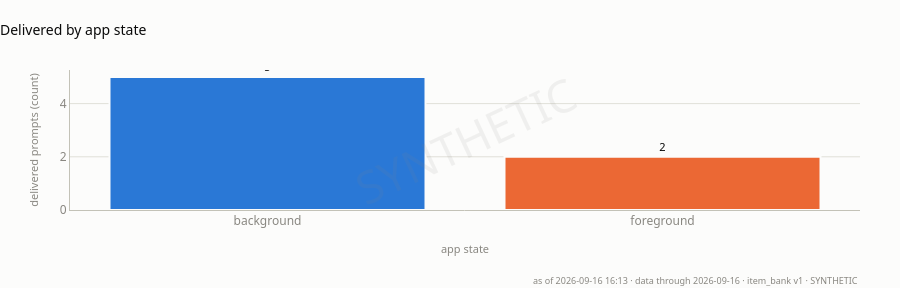

Source (notebook cell):
### Code cell
# The same prompts by the app state they arrived in. 5 of 7 landed with the app
# in the background, which is the state that matters for push reliability -
# a foreground-only delivery record would mean the silent push is not waking the
# app as intended.
splits["receipt_app_state"]

### Figure 1 — Plotly figure (JSON) as saved in the notebook; plotly's stock layout.template omitted (floating-point values rounded to 4 significant figures)
{"data": [{"hovertemplate": "%{x}<br>%{y} delivered<extra></extra>", "marker": {"color": ["#2a78d6", "#eb6834"], "line": {"color": "#fcfcfb", "width": 2}}, "showlegend": false, "text": ["5", "2"], "textfont": {"color": "#0b0b0b", "size": 11}, "textposition": "outside", "type": "bar", "x": ["background", "foreground"], "y": [5, 2]}], "layout": {"annotations": [{"font": {"color": "#898781", "family": "system-ui, -apple-system, \"Segoe UI\", sans-serif", "size": 9}, "showarrow": false, "text": "as of 2026-09-16 16:13 · data through 2026-09-16 · item_bank v1 · SYNTHETIC", "x": 1, "xanchor": "right", "xref": "paper", "y": 0, "yanchor": "top", "yref": "paper", "yshift": -62}, {"font": {"color": "#898781", "family": "system-ui, -apple-system, \"Segoe UI\", sans-serif", "size": 45}, "opacity": 0.1, "showarrow": false, "text": "SYNTHETIC", "textangle": -25, "x": 0.5, "xref": "paper", "y": 0.5, "yref": "paper"}], "font": {"color": "#52514e", "family": "system-ui, -apple-system, \"Segoe UI\", sans-serif", "size": 12}, "height": 288, "hoverlabel": {"bgcolor": "#fcfcfb", "font": {"color": "#0b0b0b", "family": "system-ui, -apple-system, \"Segoe UI\", sans-serif"}}, "margin": {"b": 78, "l": 70, "r": 40, "t": 70}, "paper_bgcolor": "#fcfcfb", "plot_bgcolor": "#fcfcfb", "showlegend": false, "title": {"font": {"color": "#0b0b0b", "size": 14}, "text": "Delivered by app state", "x": 0, "xanchor": "left"}, "xaxis": {"linecolor": "#c3c2b7", "showgrid": false, "tickfont": {"color": "#898781"}, "title": {"font": {"color": "#898781", "size": 11}, "text": "app state"}, "zeroline": false}, "yaxis": {"gridcolor": "#e1e0d9", "linecolor": "#c3c2b7", "rangemode": "tozero", "showgrid": true, "tickfont": {"color": "#898781"}, "title": {"font": {"color": "#898781", "size": 11}, "text": "delivered prompts (count)"}, "zeroline": false}}}
